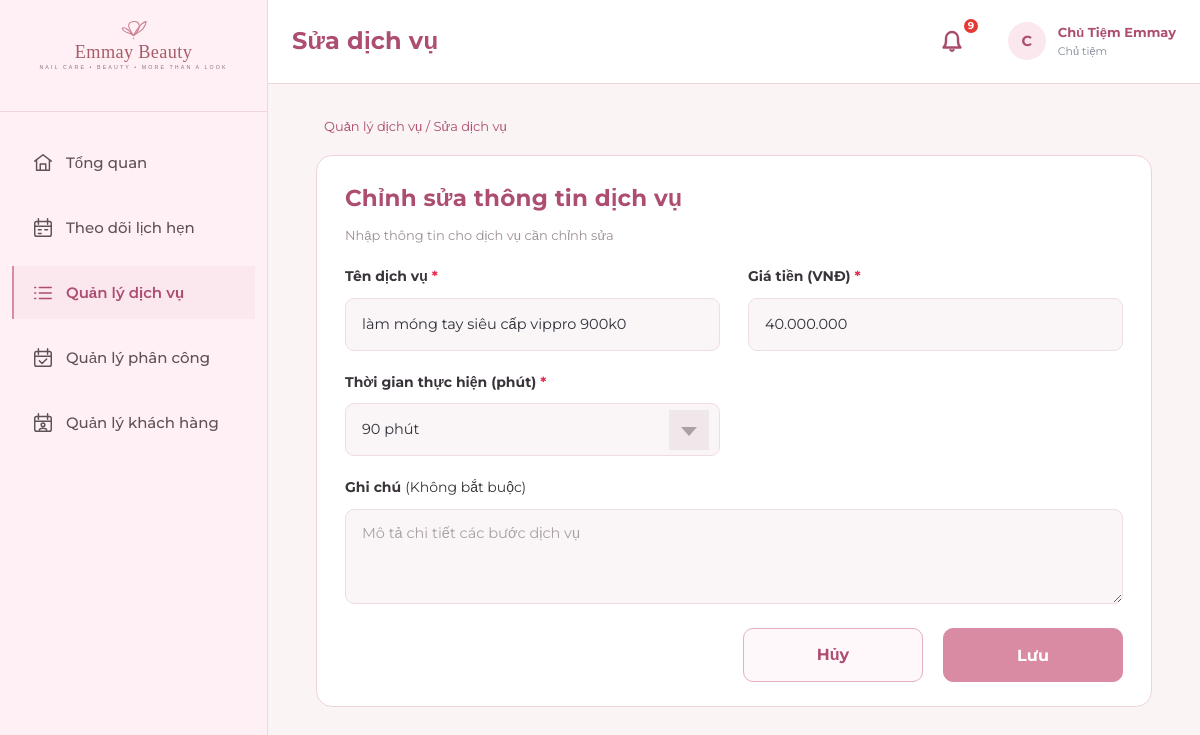
Page /owner/services/DV017/edit/ (signed in) on the committed database.
### apps/services/models.py (models this page shows, shortened)
class DichVu(models.Model):
    THOI_LUONG_CHOICES = [
        (30, '30 phút'),
        (60, '60 phút'),
        (90, '90 phút (1h30)'),
        (120, '120 phút (2h)'),
        (150, '150 phút (2h30)'),
        (180, '180 phút (3h)'),
    ]
    ma_dich_vu = models.CharField(max_length=10, primary_key=True, verbose_name='Mã dịch vụ')
    ten_dich_vu = models.CharField(max_length=60, unique=True, verbose_name='Tên dịch vụ')
    gia_tien = models.DecimalField(
        max_digits=12, decimal_places=0,
        validators=[MinValueValidator(1, message='Giá tiền phải là số nguyên dương lớn hơn 0.')],
        verbose_name='Giá tiền (VNĐ)'
    )
    thoi_luong = models.SmallIntegerField(
        choices=THOI_LUONG_CHOICES,
        validators=[validate_thoi_luong],
        verbose_name='Thời lượng (phút)'
    )
    ghi_chu = models.CharField(max_length=255, blank=True, null=True, verbose_name='Ghi chú')
    da_xoa = models.BooleanField(default=False, verbose_name='Đã xóa mềm')
    class Meta:
        db_table = 'DichVu'
        verbose_name = 'Dịch Vụ'
        verbose_name_plural = 'Dịch Vụ'
        ordering = ['ma_dich_vu']

### apps/services/views.py (the view)
# urls.py: path('services/<str:pk>/edit/', service_views.owner_service_update, name='service_update'),
@owner_required
def owner_service_update(request, pk):
    service = get_object_or_404(DichVu, pk=pk, da_xoa=False)
    form = DichVuEditForm(request.POST if request.method == 'POST' else None, instance=service)
    if request.method == 'POST' and form.is_valid():
        form.save()
        messages.success(request, 'Cập nhật dịch vụ thành công', extra_tags='service-updated')
        response = redirect('owner:services_list')
        response.set_signed_cookie('owner_new_service', service.pk, max_age=120, httponly=True, samesite='Lax')
        return response
    return render(request, 'owner/service_edit.html', {
        'form': form,
        'service': service,
        'title': f'Chỉnh Sửa Dịch Vụ: {service.ten_dich_vu}',
    })

### apps/services/forms.py (shortened to what this page needs)
class DichVuEditForm(DichVuForm):
    def __init__(self, *args, **kwargs):
        super().__init__(*args, **kwargs)
        self.fields['thoi_luong'].choices = [('', 'Chọn thời gian thực hiện')] + [
            (minutes, f'{minutes} phút') for minutes in VALID_DURATIONS
        ]
        self.fields['ten_dich_vu'].error_messages['required'] = 'Dữ liệu không được để trống'
        self.fields['gia_tien'].error_messages.update({
            'required': 'Giá tiền không hợp lệ',
            'invalid': 'Giá tiền không hợp lệ',
            'min_value': 'Giá tiền không hợp lệ',
        })
        self.fields['gia_tien'].widget.attrs.update({'min': '1', 'step': '1'})

### apps/notifications/context_processors.py (called while the page is built)
def notifications_processor(request):
    context = {
        'unread_notifications_count': 0,
        'recent_notifications': [],
        'unread_rejection_ids': [],
    }
    if request.user.is_authenticated:
        try:
            tai_khoan = getattr(request.user, 'tai_khoan', None)
            if tai_khoan:
                user_notifications = ThongBao.objects.filter(tai_khoan=tai_khoan)
                context['unread_notifications_count'] = user_notifications.filter(da_doc=False).count()
                if tai_khoan.vai_tro == 'Chủ Tiệm':
                    context['unread_rejection_ids'] = list(user_notifications.filter(da_doc=False, loai_thong_bao='Từ chối').values_list('pk', flat=True))
                context['recent_notifications'] = user_notifications.order_by('-thoi_diem_tao')[:8]
        except Exception:
            pass
    return context

### templates/owner/service_edit.html (shortened to what this page needs)
{% extends 'owner/overview.html' %}
{% block body_class %} owner-overview owner-service-create{% endblock %}
{% block extra_css %}<link rel="stylesheet" href="/static/css/owner-overview.css"><link rel="stylesheet" href="/static/css/owner-service-create.css?v=compact-20261111"><link rel="stylesheet" href="/static/css/owner-service-edit-validation.css">{% endblock %}
{% block page_title %}Sửa dịch vụ{% endblock %}
{% block content %}
<div class="service-create-breadcrumb"><a href="{% url 'owner:services_list' %}">Quản lý dịch vụ</a> / Sửa dịch vụ</div>
<section class="service-create-card">
  <h1>Chỉnh sửa thông tin dịch vụ</h1>
  <p class="service-create-subtitle">Nhập thông tin cho dịch vụ cần chỉnh sửa</p>
  <form method="post" novalidate id="service-edit-form">
    <div class="service-create-grid">
      <div class="service-create-field{% if form.ten_dich_vu.errors %} has-error{% endif %}" id="service-edit-name-field">
        <label for="{{ form.ten_dich_vu.id_for_label }}">Tên dịch vụ <span>*</span></label>{{ form.ten_dich_vu }}
      </div>
      <div class="service-create-field{% if form.gia_tien.errors %} has-error service-edit-price-invalid{% endif %}" id="service-edit-price-field">
        <label for="{{ form.gia_tien.id_for_label }}">Giá tiền (VNĐ) <span>*</span></label>{{ form.gia_tien }}
      </div>
      <div class="service-create-field"><label for="{{ form.thoi_luong.id_for_label }}">Thời gian thực hiện (phút) <span>*</span></label>{{ form.thoi_luong }}</div>
      <div class="service-create-field service-create-note"><label for="{{ form.ghi_chu.id_for_label }}">Ghi chú <span class="service-create-optional">(Không bắt buộc)</span></label>{{ form.ghi_chu }}</div>
    </div>
    <div class="service-create-actions"><a href="{% url 'owner:services_list' %}">Hủy</a><button type="submit">Lưu</button></div>
  </form>
</section>
{% endblock %}

### static/css/style.css (style rules this page uses)
:root { --primary-rose: #C97F8E; --btn-rose: #D98F9F; --btn-rose-hover: #C57B8C; --dark-rose: #A85C69; --deep-rose: #8C4350; --blush-pink: #F5DDE2; --soft-pink: #FBECEF; --light-pink: #FFF4F6; --ivory-white: #FFF9F8; --card-bg: #FFFFFF; --text-main: #343039; --text-muted: #7E7478; --text-light: #A3969B; --border-pink: #EED6DC; --border-focus: #D98F9F; --status-pending: #E09F3E; --status-pending-bg: #FFF5E6; --status-confirmed: #4A90E2; --status-confirmed-bg: #EBF4FC; --status-completed: #2E7D32; --status-completed-bg: #EAF5EA; --status-canceled: #C62828; --status-canceled-bg: #FDE8E8; --status-noshow: #757575; --status-noshow-bg: #EEEEEE; --font-heading: 'Playfair Display', serif; --font-body: 'Montserrat', sans-serif; --shadow-sm: 0 2px 8px rgba(201, 127, 142, 0.08); --shadow-md: 0 4px 20px rgba(168, 92, 105, 0.12); --shadow-lg: 0 10px 30px rgba(168, 92, 105, 0.16); --radius-sm: 8px; --radius-md: 14px; --radius-lg: 20px; --radius-full: 9999px; }
* { margin: 0; padding: 0; box-sizing: border-box; }
body { font-family: var(--font-body); font-size: 14.5px; line-height: 1.6; color: var(--text-main); background-color: var(--ivory-white); min-height: 100vh; display: flex; flex-direction: column; }
h1, h2, h3, h4, h5, h6, input, button, select, textarea, table, th, td { font-family: var(--font-body); }
h1, h2, h3 { color: var(--dark-rose); font-weight: 600; letter-spacing: 0.2px; }
a { color: var(--dark-rose); text-decoration: none; transition: all 0.2s ease; }
.form-control, .form-select, textarea { width: 100%; padding: 11px 16px; font-family: var(--font-body); font-size: 14px; color: var(--text-main); background: #FFFFFF; border: 1.5px solid var(--border-pink); border-radius: var(--radius-md); outline: none; transition: all 0.2s ease; }
.form-control::placeholder { color: #B5A8AD; }

### static/css/dashboard.css (style rules this page uses)
body.app-layout { display: flex !important; flex-direction: row !important; min-height: 100vh; background-color: #FAF4F5; margin: 0; padding: 0; width: 100%; box-sizing: border-box; }

### static/css/owner-overview.css (style rules this page uses)
body.owner-overview { background:#fff5f8; }

### static/css/owner-service-create.css (style rules this page uses)
.service-create-breadcrumb { margin:0 8px 18px; color:#ad4d71; font-size:13px; }
.service-create-breadcrumb a { color:inherit; text-decoration:none; }
.service-create-card { padding:24px 28px; border:1px solid #efd2dc; border-radius:16px; background:#fff; }
.service-create-card h1 { color:#ad4d71; font-size:23px; font-weight:700; }
.service-create-subtitle { margin-top:8px; color:#9c9198; font-size:13px; }
.service-create-grid { display:grid; grid-template-columns:repeat(2,minmax(0,1fr)); gap:20px 28px; margin-top:20px; }
.service-create-field label { display:block; margin-bottom:10px; color:#39343a; font-size:14px; font-weight:700; }
.service-create-field label span:not(.service-create-optional) { color:#e62c50; }
.service-create-optional { font-weight:400; }
.service-create-field input,.service-create-field select,.service-create-field textarea { width:100%; min-height:53px; padding:12px 16px; border:1px solid #efdce4; border-radius:9px; background:#faf5f7; color:#30313b; font:inherit; }
.service-create-field textarea { display:block; min-height:68px; resize:vertical; }
.service-create-field input::placeholder,.service-create-field textarea::placeholder { color:#aaa0a5; }
.service-create-note { grid-column:1 / -1; }
.owner-service-create #id_thoi_luong { appearance:none; -webkit-appearance:none; padding-right:58px; background-repeat:no-repeat; background-position:right 10px center; background-size:40px 40px; }
.service-create-actions { display:flex; justify-content:flex-end; flex-wrap:wrap; gap:20px; margin-top:24px; }
.service-create-actions a,.service-create-actions button { display:inline-flex; align-items:center; justify-content:center; width:180px; min-height:54px; border:1px solid #e6afc0; border-radius:10px; background:#fff8fa; color:#ad4d71; font-size:16px; font-weight:700; text-decoration:none; cursor:pointer; }
.service-create-actions button { background:#d98ba3; border-color:#d98ba3; color:#fff; }

### rows in the picture
DichVu: ten_dich_vu "làm móng tay siêu cấp vippro 900k0", gia_tien "40.000.000", thoi_luong "90 phút"

### other values in the picture
{{ unread_notifications_count }} "9"
{{ owner_name|slice:":1"|upper }} "C"
{{ owner_name }} "Chủ Tiệm Emmay"
